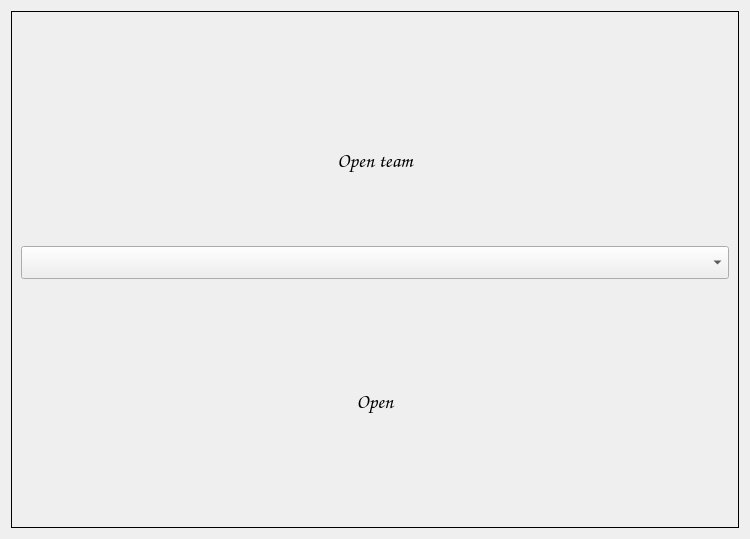
<?xml version="1.0" encoding="UTF-8"?>
<ui version="4.0">
 <class>open</class>
 <widget class="QWidget" name="open">
  <property name="geometry">
   <rect>
    <x>0</x>
    <y>0</y>
    <width>750</width>
    <height>539</height>
   </rect>
  </property>
  <property name="windowTitle">
   <string>Open team</string>
  </property>
  <property name="styleSheet">
   <string notr="true"/>
  </property>
  <layout class="QVBoxLayout" name="verticalLayout_2">
   <item>
    <widget class="QFrame" name="frame">
     <property name="frameShape">
      <enum>QFrame::Box</enum>
     </property>
     <property name="frameShadow">
      <enum>QFrame::Plain</enum>
     </property>
     <layout class="QVBoxLayout" name="verticalLayout_3">
      <item>
       <layout class="QVBoxLayout" name="verticalLayout">
        <item>
         <spacer name="horizontalSpacer_3">
          <property name="orientation">
           <enum>Qt::Horizontal</enum>
          </property>
          <property name="sizeHint" stdset="0">
           <size>
            <width>40</width>
            <height>20</height>
           </size>
          </property>
         </spacer>
        </item>
        <item>
         <spacer name="verticalSpacer_5">
          <property name="orientation">
           <enum>Qt::Vertical</enum>
          </property>
          <property name="sizeType">
           <enum>QSizePolicy::Minimum</enum>
          </property>
          <property name="sizeHint" stdset="0">
           <size>
            <width>20</width>
            <height>40</height>
           </size>
          </property>
         </spacer>
        </item>
        <item>
         <widget class="QLabel" name="open_team_label">
          <property name="font">
           <font>
            <family>Comic Sans MS</family>
            <pointsize>15</pointsize>
            <weight>75</weight>
            <bold>true</bold>
           </font>
          </property>
          <property name="text">
           <string>Open team</string>
          </property>
          <property name="alignment">
           <set>Qt::AlignCenter</set>
          </property>
         </widget>
        </item>
        <item>
         <widget class="QComboBox" name="open_team_comboBox">
          <property name="font">
           <font>
            <family>Comic Sans MS</family>
            <pointsize>15</pointsize>
            <weight>75</weight>
            <bold>true</bold>
           </font>
          </property>
          <property name="styleSheet">
           <string notr="true"/>
          </property>
         </widget>
        </item>
        <item>
         <spacer name="verticalSpacer">
          <property name="orientation">
           <enum>Qt::Vertical</enum>
          </property>
          <property name="sizeType">
           <enum>QSizePolicy::Minimum</enum>
          </property>
          <property name="sizeHint" stdset="0">
           <size>
            <width>20</width>
            <height>40</height>
           </size>
          </property>
         </spacer>
        </item>
        <item>
         <spacer name="verticalSpacer_3">
          <property name="orientation">
           <enum>Qt::Vertical</enum>
          </property>
          <property name="sizeType">
           <enum>QSizePolicy::Minimum</enum>
          </property>
          <property name="sizeHint" stdset="0">
           <size>
            <width>20</width>
            <height>40</height>
           </size>
          </property>
         </spacer>
        </item>
        <item>
         <spacer name="horizontalSpacer_2">
          <property name="orientation">
           <enum>Qt::Horizontal</enum>
          </property>
          <property name="sizeHint" stdset="0">
           <size>
            <width>40</width>
            <height>20</height>
           </size>
          </property>
         </spacer>
        </item>
        <item>
         <widget class="QPushButton" name="open_btn">
          <property name="font">
           <font>
            <family>Comic Sans MS</family>
            <pointsize>15</pointsize>
            <weight>75</weight>
            <bold>true</bold>
           </font>
          </property>
          <property name="styleSheet">
           <string notr="true"/>
          </property>
          <property name="text">
           <string>Open</string>
          </property>
          <property name="iconSize">
           <size>
            <width>20</width>
            <height>20</height>
           </size>
          </property>
          <property name="default">
           <bool>true</bool>
          </property>
          <property name="flat">
           <bool>true</bool>
          </property>
         </widget>
        </item>
        <item>
         <spacer name="verticalSpacer_4">
          <property name="orientation">
           <enum>Qt::Vertical</enum>
          </property>
          <property name="sizeType">
           <enum>QSizePolicy::Minimum</enum>
          </property>
          <property name="sizeHint" stdset="0">
           <size>
            <width>20</width>
            <height>40</height>
           </size>
          </property>
         </spacer>
        </item>
        <item>
         <spacer name="verticalSpacer_2">
          <property name="orientation">
           <enum>Qt::Vertical</enum>
          </property>
          <property name="sizeType">
           <enum>QSizePolicy::Minimum</enum>
          </property>
          <property name="sizeHint" stdset="0">
           <size>
            <width>20</width>
            <height>40</height>
           </size>
          </property>
         </spacer>
        </item>
        <item>
         <spacer name="horizontalSpacer">
          <property name="orientation">
           <enum>Qt::Horizontal</enum>
          </property>
          <property name="sizeHint" stdset="0">
           <size>
            <width>40</width>
            <height>20</height>
           </size>
          </property>
         </spacer>
        </item>
       </layout>
      </item>
     </layout>
    </widget>
   </item>
  </layout>
 </widget>
 <resources/>
 <connections/>
</ui>
